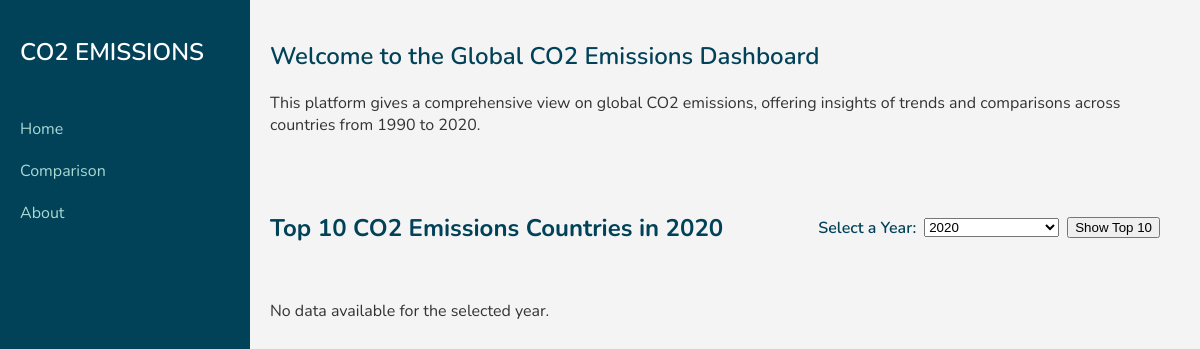
Before: / with the older database file.
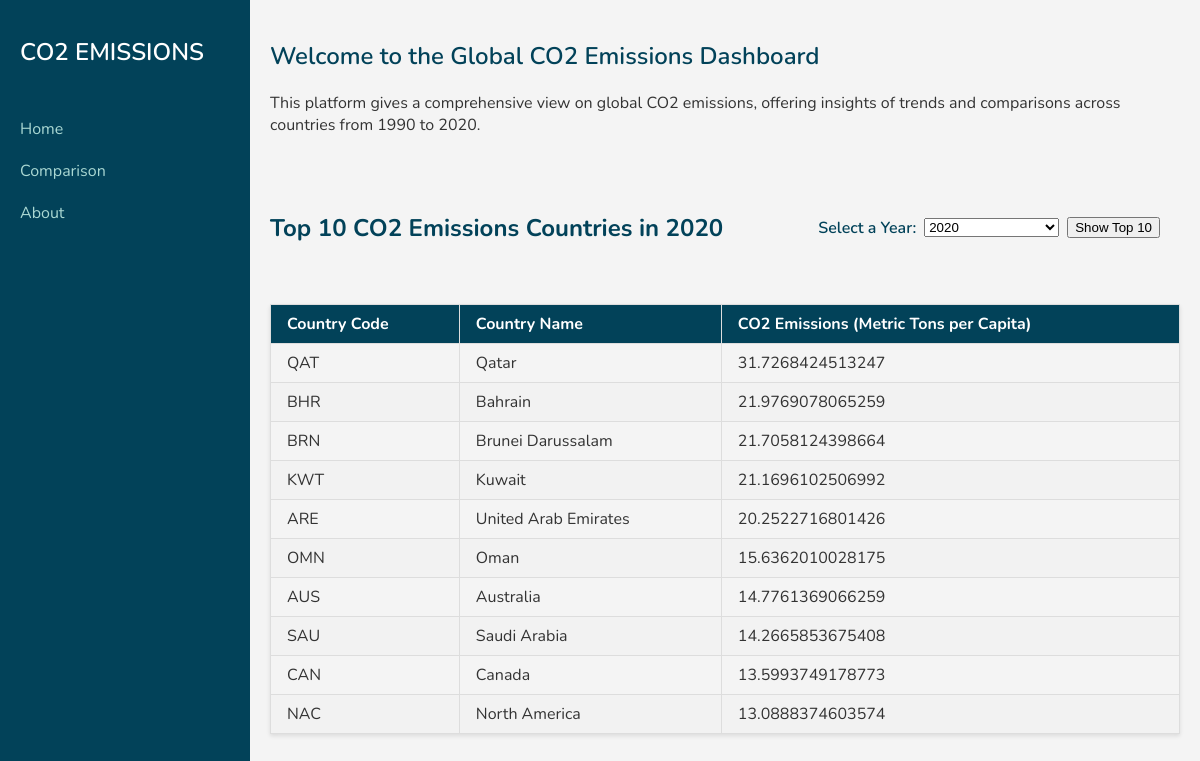
After: the same page with the newer database file.
### countrydata/models.py (models this page shows)
class Data(models.Model):
    countryCode = models.CharField(max_length=3, primary_key=True)
    countryName = models.CharField(max_length=50)
    co2_1990 = models.FloatField()
    co2_1991 = models.FloatField()
    co2_1992 = models.FloatField()
    co2_1993 = models.FloatField()
    co2_1994 = models.FloatField()
    co2_1995 = models.FloatField()
    co2_1996 = models.FloatField()
    co2_1997 = models.FloatField()
    co2_1998 = models.FloatField()
    co2_1999 = models.FloatField()
    co2_2000 = models.FloatField()
    co2_2001 = models.FloatField()
    co2_2002 = models.FloatField()
    co2_2003 = models.FloatField()
    co2_2004 = models.FloatField()
    co2_2005 = models.FloatField()
    co2_2006 = models.FloatField()
    co2_2007 = models.FloatField()
    co2_2008 = models.FloatField()
    co2_2009 = models.FloatField()
    co2_2010 = models.FloatField()
    co2_2011 = models.FloatField()
    co2_2012 = models.FloatField()
    co2_2013 = models.FloatField()
    co2_2014 = models.FloatField()
    co2_2015 = models.FloatField()
    co2_2016 = models.FloatField()
    co2_2017 = models.FloatField()
    co2_2018 = models.FloatField()
    co2_2019 = models.FloatField()
    co2_2020 = models.FloatField()

### countrydata/views.py (the view)
# urls.py: 2. Add a URL to urlpatterns:  path('', views.home, name='home')
def home(request):
    years = range(1990, 2021)
    selected_year = request.GET.get('year', '2020')  # Set default year here if not provided
    co2_field = f'co2_{selected_year}' if selected_year else 'co2_2020'  # Default to 2020 data if no year is selected
    countries = Data.objects.all().annotate(co2_emissions=F(co2_field)).order_by('-co2_emissions')[:10]
    context = {
        'years': years,
        'selected_year': selected_year,
        'countries': countries,
    }
    return render(request, 'countrydata/home.html', context)

### countrydata/templates/countrydata/home.html (shortened to what this page needs)
{% extends "countrydata/base.html" %}
{% block content %}
<div class="main-content">
    <h2>Welcome to the Global CO2 Emissions Dashboard</h2>
    <p>This platform gives a comprehensive view on global CO2 emissions, offering insights of trends and comparisons across countries from 1990 to 2020.</p>
</div>
<div class="header-container">
    <h2>Top 10 CO2 Emissions Countries{% if selected_year %} in {{ selected_year }}{% else %} in Default Year{% endif %}</h2>
    <form class="year-selection-form" action="{% url 'home' %}" method="get">
        <label for="year">Select a Year:</label>
        <select id="year" name="year">
            {% for year in years %}
            <option value="{{ year }}" {% if selected_year|stringformat:"s" == year|stringformat:"s" %}selected{% endif %}>{{ year }}</option>
            {% endfor %}
        </select>
        <input type="submit" value="Show Top 10">
    </form>
</div>
<div class="content-container">
    {% if countries %}
    <table class="modern-table">
        <thead>
            <tr>
                <th>Country Code</th>
                <th>Country Name</th>
                <th>CO2 Emissions (Metric Tons per Capita)</th>
            </tr>
        </thead>
        <tbody>
            {% for country in countries %}
            <tr>
                <td>{{ country.countryCode }}</td>
                <td>{{ country.countryName }}</td>
                <td>{{ country.co2_emissions }}</td>
            </tr>
            {% endfor %}
        </tbody>
    </table>
    {% else %}
    <p>No data available for the selected year.</p>
    {% endif %}
</div>
{% endblock %}

### countrydata/templates/countrydata/base.html (shortened to what this page needs)
<!DOCTYPE html>
<html lang="en">
<head>
</head>
<body>
<div class="sidebar">
    <h1>CO2 Emissions</h1>
    <a href="{% url 'home' %}">Home</a>
    <a href="{% url 'comparison' %}">Comparison</a>
    <a href="{% url 'about' %}">About</a>
</div>
{% block content %}
{% endblock %}
</body>
</html>

### countrydata/templates/countrydata/base.html (style rules this page uses)
body { margin: 0; font-family: 'Nunito', sans-serif; background-color: #f4f4f4; color: #333; }
.sidebar { background-color: #024259; color: #ffffff; position: fixed; top: 0; left: 0; width: 250px; height: 100%; padding: 20px; box-sizing: border-box; }
.sidebar h1 { font-weight: 600; font-size: 24px; color: #ffffff; margin-bottom: 40px; text-transform: uppercase; }
.sidebar a { display: block; color: #aad8d3; padding: 10px 0; text-decoration: none; transition: color 0.3s; }
.main-content { margin-left: 250px; padding: 20px; }
.main-content h2 { font-weight: 600; color: #024259; }

### countrydata/templates/countrydata/home.html (style rules this page uses)
.modern-table { border-collapse: collapse; width: 100%; box-shadow: 0 2px 4px rgba(0,0,0,0.1); margin-top: 20px; }
.modern-table th, .modern-table td { border: 1px solid #ddd; padding: 8px 16px; text-align: left; }
.modern-table th { background-color: #024259; color: white; }
.modern-table tr:nth-child(even) { background-color: #f2f2f2; }
.header-container { font-weight: 600; color: #024259; display: flex; justify-content: space-between; align-items: center; margin-left: 250px; margin-right: 20px; padding: 20px; box-sizing: border-box; }
.year-selection-form { display: flex; align-items: center; }
.year-selection-form label, .year-selection-form select, .year-selection-form input[type="submit"] { margin-left: 8px; }
.content-container { padding: 0 20px; margin-left: 250px; }

Changed rows visible on the page:
added Data: countryCode "QAT", countryName "Qatar", co2_emissions "31.7268424513247"
added Data: countryCode "BHR", countryName "Bahrain", co2_emissions "21.9769078065259"
added Data: countryCode "BRN", countryName "Brunei Darussalam", co2_emissions "21.7058124398664"
added Data: countryCode "KWT", countryName "Kuwait", co2_emissions "21.1696102506992"
added Data: countryCode "ARE", countryName "United Arab Emirates", co2_emissions "20.2522716801426"
added Data: countryCode "OMN", countryName "Oman", co2_emissions "15.6362010028175"
added Data: countryCode "AUS", countryName "Australia", co2_emissions "14.7761369066259"
added Data: countryCode "SAU", countryName "Saudi Arabia", co2_emissions "14.2665853675408"
added Data: countryCode "CAN", countryName "Canada", co2_emissions "13.5993749178773"
added Data: countryCode "NAC", countryName "North America", co2_emissions "13.0888374603574"
Other visible differences:
text no longer shown: "No data available for the selected year."
text now shown: "Country Code Country Name CO2 Emissions (Metric Tons per Capita)"
